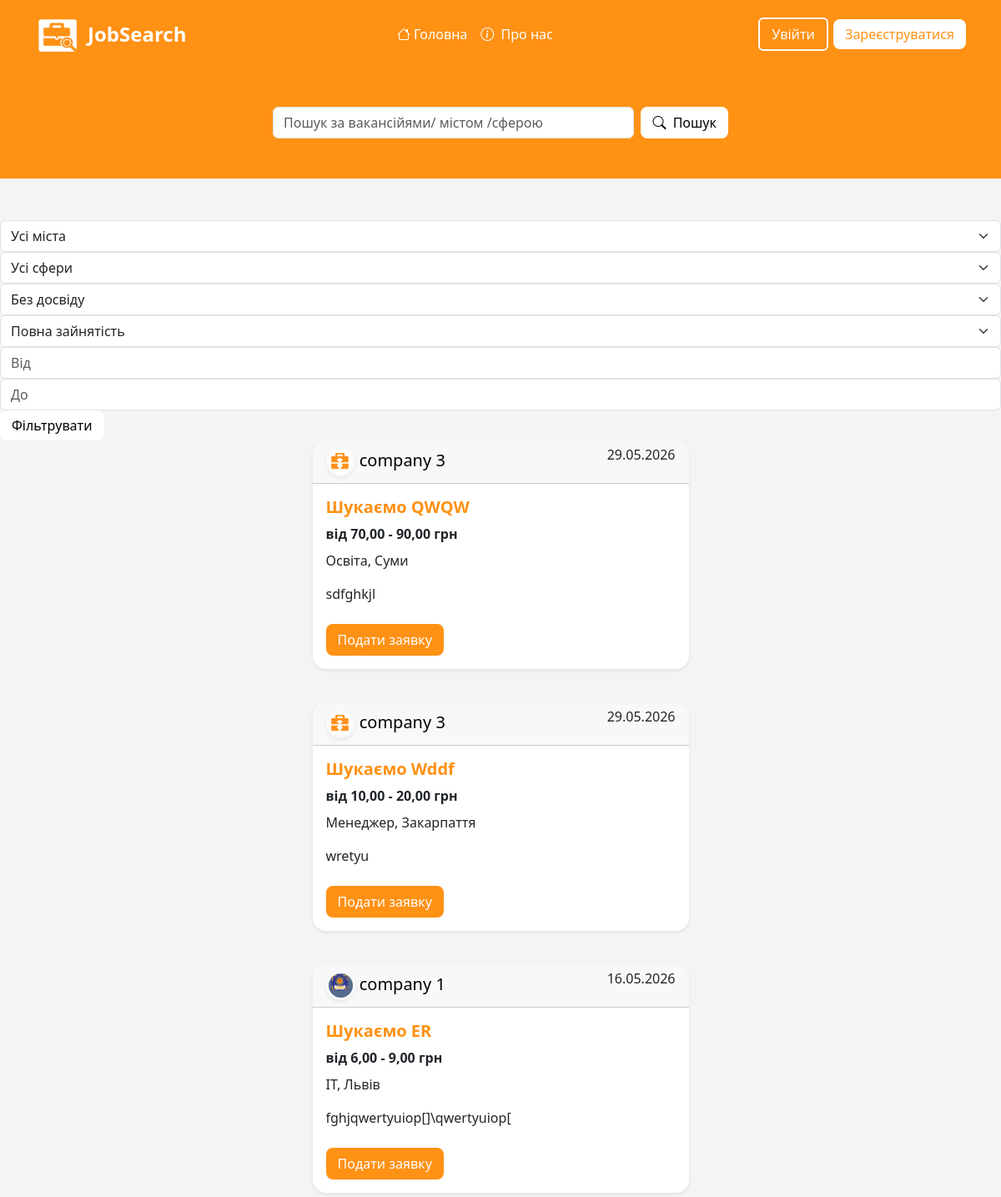
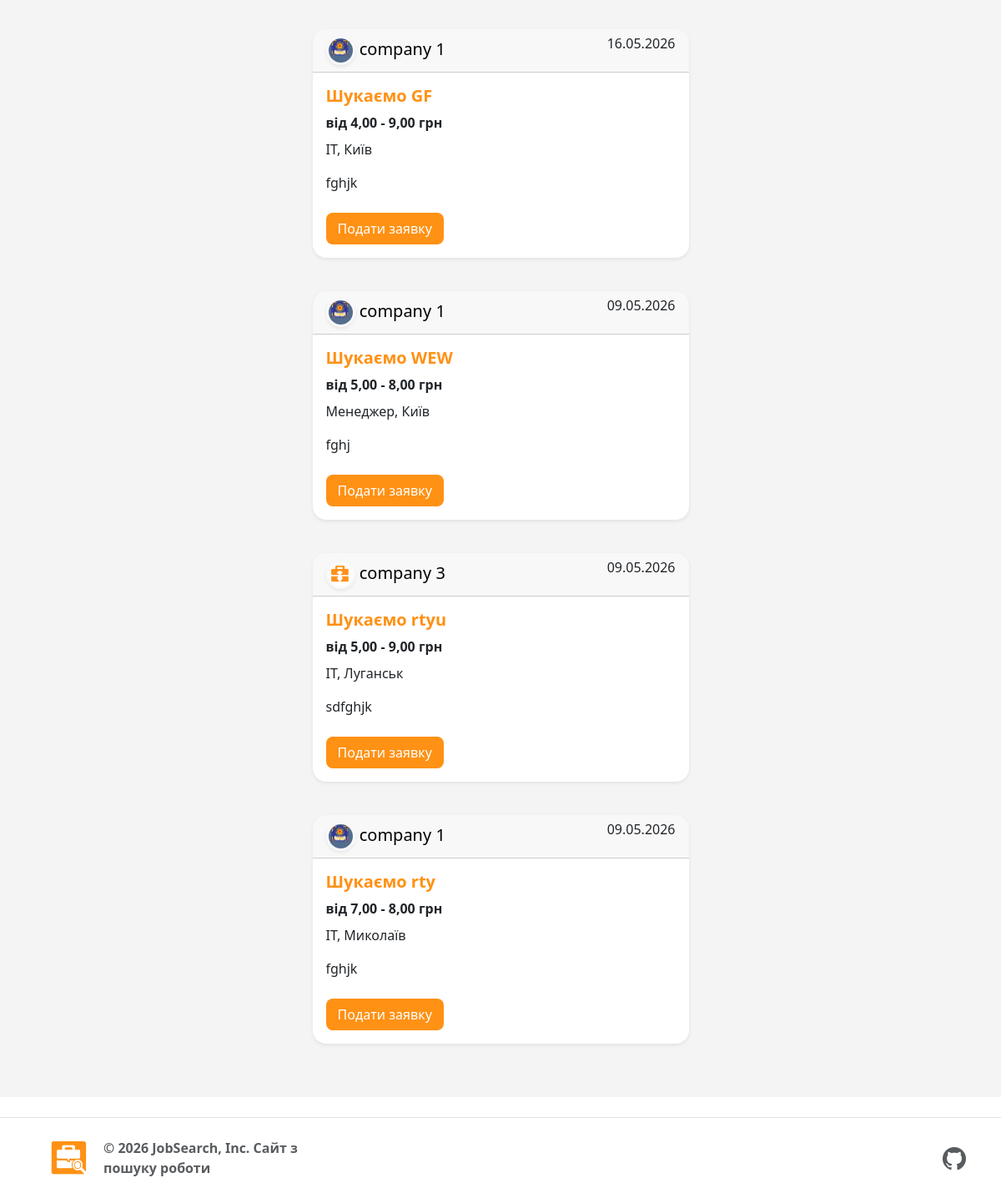
The app's page /search/ with its own data (2 pictures, top to bottom).
### project/models.py (models this page shows, shortened)
class Vacancy(models.Model):
    title = models.CharField(max_length=256)#Заголовок
    description = models.TextField()#опис
    description1 = models.TextField(null=True, blank=True)#опис
    description2 = models.TextField(null=True, blank=True)#опис
    link = models.URLField(max_length=500, null=True, blank=True)
    company = models.ForeignKey(EmployerProfile, on_delete=models.CASCADE, related_name="vacancies")
    image = models.ImageField(upload_to='vacancies/images/',  null=True, blank=True)
    price_start = models.DecimalField(max_digits=10, decimal_places=2, null=True, blank=True)
    price_end = models.DecimalField(max_digits=10, decimal_places=2, null=True, blank=True)
    category = models.ForeignKey(Category, on_delete=models.SET_NULL, null=True)
    employment_type = models.CharField(max_length=20, choices=EMPLOYMENT_CHOICES, default='full_time', verbose_name="Тип зайнятості")
    work_format = models.CharField(max_length=20, choices=WORK_FORMAT_CHOICES, default='office', verbose_name="Формат роботи")
    experience = models.CharField(max_length=20, choices=EXPERIENCE_CHOICES, default='no_experience', verbose_name="Досвід роботи")
    city = models.ForeignKey(City, on_delete=models.SET_NULL, related_name="vacancies", null=True)
    street = models.CharField(max_length=255, verbose_name="Вулиця")
    house_number = models.CharField(max_length=20, blank=True, null=True, verbose_name="Будинок / Офіс")
    date = models.DateTimeField(auto_now_add=True)#дата створення
    updated_at = models.DateTimeField(auto_now=True, verbose_name="Дата оновлення")
    class Meta:
        ordering = ['-date']

class Category(models.Model):
    name = models.CharField(max_length=150)
    def __str__(self):
        return self.name

class City(models.Model):
    name = models.CharField(max_length=100)
    def __str__(self):
        return self.name

### auth_system/models.py (models this page shows)
class EmployerProfile(models.Model):
    TYPES_CHOICES = (
        ('private', 'Приватна особа'),
        ('company', 'Компанія'),
    )
    user = models.OneToOneField(User, on_delete=models.CASCADE, related_name='employer')
    employer_type = models.CharField(max_length=10, choices=TYPES_CHOICES, default='private')#тип роботодавця
    name_company = models.CharField(max_length=20)#назва компанії
    email = models.EmailField(max_length=254, blank=True, null=True)
    role = models.CharField(choices=ROLE_CHOICES, max_length=20, default='Employer')#роль
    description = models.TextField()#опис
    logo = models.ImageField(upload_to='company_logos/', blank=True, null=True)#логотип
    referral_company = models.ForeignKey('project.Category', on_delete=models.SET_NULL, null=True)#направлення компаній
    hq_location = models.CharField(max_length=255, blank=True, null=True, verbose_name="Головний офіс (Місто, Країна)")
    website = models.URLField(max_length=200, null=True, blank=True)#посилання на сайт компаній
    def __str__(self):
        return self.name_company
    @property
    def img_logo(self):
        if self.employer_type == 'company':
            if self.logo:
                return self.logo.url
            else:
                return '/static/image/e-logo.png'
        else:
            return '/static/image/i-logo.png'

### project/views.py (the view)
# urls.py: path('search/', views.job_sursceh, name='job_surh'),
def job_sursceh(request):
    search_form = Vacancy_SurchFrom(request.GET)
    filter_form = Vacancy_FilterFrom(request.GET)
    all_cities = City.objects.all()
    all_categories = Category.objects.all()
    vac = Vacancy.objects.all()
    query = request.GET.get("q")
    city_id = request.GET.get('city')
    cat_id = request.GET.get('category')
    ex_id = request.GET.get('experience')
    em_id = request.GET.get('employment_type')
    p_start = request.GET.get("price_start")
    p_end = request.GET.get("price_end")
    if query:
        vac = vac.filter(
            Q(category__name__icontains=query) |
            Q(title__icontains=query) |
            Q(company__name_company__icontains=query)
        ).distinct()
    if city_id:
        vac = vac.filter(city_id=city_id)
    if cat_id:
        vac = vac.filter(category_id=cat_id)
    if ex_id:
        vac = vac.filter(experience_id=ex_id)
    if em_id:
        vac = vac.filter(employment_type_id=ex_id)
    if p_start:
        vac = vac.filter(price_start__gte=p_start)
    if p_end:
        vac = vac.filter(price_end__lte=p_end)
    return render(request, 'jobs/job_surh.html', {
        'vac': vac,
        'search_form': search_form,
        'filter_form': filter_form,
        'cities': all_cities,
        'categories': all_categories,
        'query': query,
        'price_start': p_start,
        'price_end': p_end,
    })

### project/forms.py
class Vacancy_FilterFrom(forms.Form):
    city = forms.ModelChoiceField(
        queryset=City.objects.all(),
        required=False,
        label="Місто",
        empty_label="Всі міста", # Додає порожній пункт спочатку
        widget=forms.Select(attrs={'class': 'form-select'}) # Для гарного стилю Bootstrap
    )
    category = forms.ModelChoiceField(
        queryset=Category.objects.all(),
        required=False,
        label="Категорія",
        empty_label="Всі категорії",
        widget=forms.Select(attrs={'class': 'form-select'})
    )
    price_start = forms.IntegerField(
        required=False,
        label="Ціна від",
        widget=forms.NumberInput(attrs={'class': 'form-control', 'placeholder': 'Від'})
    )
    price_end = forms.IntegerField(
        required=False,
        label="Ціна до",
        widget=forms.NumberInput(attrs={'class': 'form-control', 'placeholder': 'До'})
    )

### templates/jobs/job_surh.html (shortened to what this page needs)
{% extends 'base.html' %}
{% load static %}
{% block content %}
<section class="search-hero py-5 text-center text-white">
    <div class="container">
        <div class="row justify-content-center">
            <div class="col-md-8 col-lg-6">
                <form action="{% url 'job_surh' %}" method="get" class="d-flex gap-2">
                    <div class="w-100">
                        {{ search_form.q }}
                    </div>
                        <button type="submit" class="btn-exit text-nowrap">
                            <i class="bi bi-search me-1"></i> Пошук
                        </button>
                </form>
            </div>
        </div>
    </div>
</section>
<form action="{% url 'job_surh' %}" method="get">
                {{ search_form.city }}
                {{ search_form.category }}
                {{ search_form.experience }}
                {{ search_form.employment_type }}
                {{ search_form.price_start }}
                {{ search_form.price_end }}
            <button type="submit" class=" btn-exit">
                Фільтрувати
            </button>
</form>
<div class="container mb-5">
    <div class="row flex-column align-items-center g-4">
        {% for jo in vac %}
            <div class="col col-9 col-lg-5 position-relative">
                <div class="card h-100  mb-3 mx-auto shadow-sm mb-3 border-0 rounded-4 overflow-hidden">
                  <h5 class="card-header ">
                    <div class="row gx-5">
                        <div class="col position-relative" style="z-index: 2;">
                            <img src="{{ jo.company.img_logo }}" alt="Avatar"
                             class="rounded-circle img-fluid border border-3 border-light shadow-sm"
                             style="width: 35px; height: 35px; object-fit: cover;">
                            <a href="{% url 'job_company' %}">{{ jo.company }}</a>
                        </div>
                        <div class="col">
                            <div class="text-end fs-6">{{ jo.date|date:"d.m.Y" }}</div>
                        </div>
                    </div>
                  </h5>
                  <div class="card-body">
                    <h5 class="mb-2 fw-bold card-title">
                        <a href="{% url 'job_datail' pk=jo.id %}" class="stretched-link text-site text-decoration-none ">
                            Шукаємо {{ jo.title }}
                        </a>
                    </h5>
                    <div class="mb-2 fw-bold">
                        від {{ jo.price_start }} - {{ jo.price_end }} грн
                    </div>
                    <div class="mb-1">
                        <p class="fs-6">{{ jo.category }}, {{ jo.city }}</p>
                    </div>
                    <div class="mb-4 text-truncate">
                        {{ jo.description }}
                    </div>
                                 <div class="position-relative mt-auto" style="z-index: 2;">
                        {% if user.employer.name_company %}
                            {% if user == jo.company.user %}
                                <div class="d-flex flex-column gap-2 mt-2 ">
                                    <p class="mb-1 fw-bold">Заявок <span class="badge bg-primary">{{ jo.applications.count }}</span></p>
                                    <div class="d-flex gap-2">
                                    <a href="{% url 'job_update' jo.pk %}" class="btn btn-warning fw-bold">
                                        Редагувати
                                    </a>
                                    <a href="{% url 'job_delete' jo.pk %}" class="btn btn-danger fw-bold">Видалити</a>
                                    </div>
                                </div>
                            {% endif %}
                        {% else %}
                            <a href="{% url 'apply_for_job' jo.id %}" class="btn-L card-btn ">
                                Подати заявку
                            </a>
                        {% endif %}
                        </div>
                  </div>
                </div>
            </div>
        {% empty %}
        <h2 class="text-center"><i class="bi bi-briefcase"></i> Не існує такої вакансій!</h2>
        {% endfor %}
    </div>
</div>
{% endblock %}

### static/css/stayle.css (style rules this page uses)
html, body { height: 100%; margin: 0; }
body { display: flex; flex-direction: column; min-height: 100vh; }
.btn-exit { display: inline-block; padding: 6px 14px; background-color: white; color: black; border-radius: 8px; text-decoration: none; font-weight: 500; border: none; cursor: pointer; text-align: center; }
.btn-L { display: inline-block; padding: 7px 14px; background-color: #ff9114; color: white; border-radius: 8px; text-decoration: none; font-weight: 500; border: none; cursor: pointer; text-align: center; }
.search-hero { background: #ff9114; background-size:cover; background-position:center; padding-top:10px; padding:30px 10px; margin-bottom: 50px; }
.text-site { color:#ff9114; }
.card-btn { pointer-events: auto; }

### templates/jobs/job_surh.html (style rules this page uses)
a { color: black; text-decoration: none; }
a.text-site, a.text-site:hover { color: #ff9114 !important; }

### records on screen
Vacancy: company "company 3", date "29.05.2026", title "QWQW", price_start "70,00", price_end "90,00", category "Освіта", city "Суми", description "sdfghkjl"
Vacancy: company "company 3", date "29.05.2026", title "Wddf", price_start "10,00", price_end "20,00", category "Менеджер", city "Закарпаття", description "wretyu"
Vacancy: company.img_logo (picture), company "company 1", date "16.05.2026", title "ER", price_start "6,00", price_end "9,00", category "ІТ", city "Львів", description "fghjqwertyuiop[]\\qwertyuiop["
Vacancy: company.img_logo (picture), company "company 1", date "16.05.2026", title "GF", price_start "4,00", price_end "9,00", category "ІТ", city "Київ", description "fghjk"
Vacancy: company.img_logo (picture), company "company 1", date "09.05.2026", title "WEW", price_start "5,00", price_end "8,00", category "Менеджер", city "Київ", description "fghj"
Vacancy: company "company 3", date "09.05.2026", title "rtyu", price_start "5,00", price_end "9,00", category "ІТ", city "Луганськ", description "sdfghjk"
Vacancy: company.img_logo (picture), company "company 1", date "09.05.2026", title "rty", price_start "7,00", price_end "8,00", category "ІТ", city "Миколаїв", description "fghjk"
